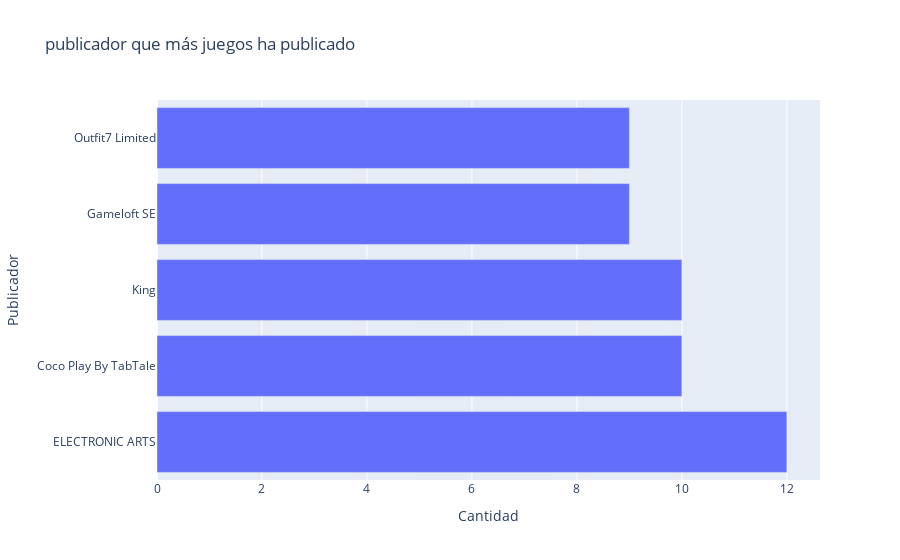

The code cell stored with this chart in its notebook:
### Markdown cell above
### 8. ¿Cuál es el publicador que más juegos ha publicado"?

### Code cell
df_respuesta = df.loc[:, ['publisher_name', 'titulo']].groupby(['publisher_name']).agg({'titulo': ['count']})

mydict = {
    "Publicador": list(df_respuesta.index.values),
    "Cantidad": df_respuesta.loc[ :, [('titulo','count')]].values.reshape(1, len(df_respuesta.index.values)).tolist()[0]
}

df_dict = pd.DataFrame.from_dict(mydict).sort_values(by='Cantidad', ascending=False).head(5)

print("RESPUESTA\n", df_dict)


fig = px.bar(df_dict, x="Cantidad", y='Publicador', orientation='h', title='publicador que más juegos ha publicado')
fig.show()

### Figure 1 — Plotly figure (JSON) as saved in the notebook; plotly's stock layout.template omitted (floating-point values rounded to 4 significant figures)
{"data": [{"alignmentgroup": "True", "hovertemplate": "Cantidad=%{x}<br>Publicador=%{y}<extra></extra>", "legendgroup": "", "marker": {"color": "#636efa"}, "name": "", "offsetgroup": "", "orientation": "h", "showlegend": false, "textposition": "auto", "type": "bar", "x": [12, 10, 10, 9, 9], "xaxis": "x", "y": ["ELECTRONIC ARTS", "Coco Play By TabTale", "King", "Gameloft SE", "Outfit7 Limited"], "yaxis": "y"}], "layout": {"barmode": "relative", "legend": {"tracegroupgap": 0}, "title": {"text": "publicador que más juegos ha publicado"}, "xaxis": {"anchor": "y", "domain": [0, 1], "title": {"text": "Cantidad"}}, "yaxis": {"anchor": "x", "domain": [0, 1], "title": {"text": "Publicador"}}}}
